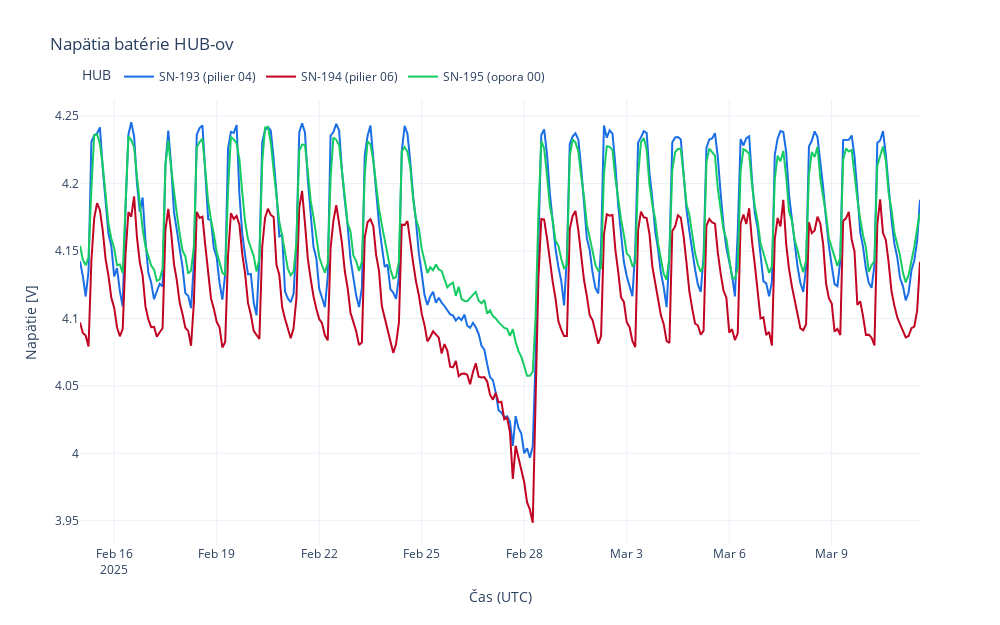

Notebook code for this chart:
### Code cell
# Define colors for each HUB (adjusted for clarity)
hub_colors = {
    "124005320765128": "#196ee6",  # SN-193 (Pilier 04) - Adjusted color
    "229128940302024": "#c10422",  # SN-194 (Pilier 06) - Adjusted color
    "277769444929224": "#16cc62"   # SN-195 (Opora 00) - Adjusted color
}

# Create copies of original DataFrames before resampling
df_hub_1_avg = df_hub_1.copy()
df_hub_2_avg = df_hub_2.copy()
df_hub_3_avg = df_hub_3.copy()

# Ensure Time column is set as index for resampling
for df in [df_hub_1_avg, df_hub_2_avg, df_hub_3_avg]:
    if not df.empty:
        df.set_index("Time", inplace=True)
        df.sort_index(inplace=True)  # Ensure time is sorted

# Resample to 1-hour mean (using lowercase 'h' to avoid warning)
resample_time = "2h"

df_hub_1_avg = df_hub_1_avg.resample(resample_time).mean().reset_index()
df_hub_2_avg = df_hub_2_avg.resample(resample_time).mean().reset_index()
df_hub_3_avg = df_hub_3_avg.resample(resample_time).mean().reset_index()

# Create new Plotly figure for 1-hour averages
fig = go.Figure()

# Add traces for each HUB with 1-hour averaged values
for df, uuid, label in zip([df_hub_1_avg, df_hub_2_avg, df_hub_3_avg],
                           ["124005320765128", "229128940302024", "277769444929224"],
                           ["SN-193 (pilier 04)", "SN-194 (pilier 06)", "SN-195 (opora 00)"]):
    if not df.empty:
        fig.add_trace(go.Scatter(
            x=df["Time"],
            y=df["Voltage"],
            mode="lines",  # Smoothed lines, no markers
            name=label,
            line=dict(color=hub_colors[uuid])
        ))

# Set plot width
w_ = 1000

# Customize layout
fig.update_layout(
    title="Napätia batérie HUB-ov",
    xaxis_title="Čas (UTC)",
    yaxis_title="Napätie [V]",
    legend_title="HUB",
    legend=dict(
        orientation="h",
        yanchor="bottom",
        y=1.02,  # Position legend above chart
        xanchor="left",
        x=-0.0
    ),

    width=w_,  # Set width
    height=(w_/8)*5,  # Set height (8:5 ratio)
    template="plotly_white"
)

# Show plot
fig.show()

### Figure 1 — Plotly figure (JSON) as saved in the notebook; plotly's stock layout.template omitted (floating-point values rounded to 4 significant figures; data arrays with more than 128 entries replaced by an {"elided": "..."} marker saying what was removed)
{"data": [{"line": {"color": "#196ee6"}, "mode": "lines", "name": "SN-193 (pilier 04)", "type": "scatter", "x": {"elided": "296 str values"}, "y": {"elided": "296 float values"}}, {"line": {"color": "#c10422"}, "mode": "lines", "name": "SN-194 (pilier 06)", "type": "scatter", "x": {"elided": "296 str values"}, "y": {"elided": "296 float values"}}, {"line": {"color": "#16cc62"}, "mode": "lines", "name": "SN-195 (opora 00)", "type": "scatter", "x": {"elided": "296 str values"}, "y": {"elided": "296 float values"}}], "layout": {"height": 625, "legend": {"orientation": "h", "title": {"text": "HUB"}, "x": 0, "xanchor": "left", "y": 1.02, "yanchor": "bottom"}, "title": {"text": "Napätia batérie HUB-ov"}, "width": 1000, "xaxis": {"title": {"text": "Čas (UTC)"}}, "yaxis": {"title": {"text": "Napätie [V]"}}}}
